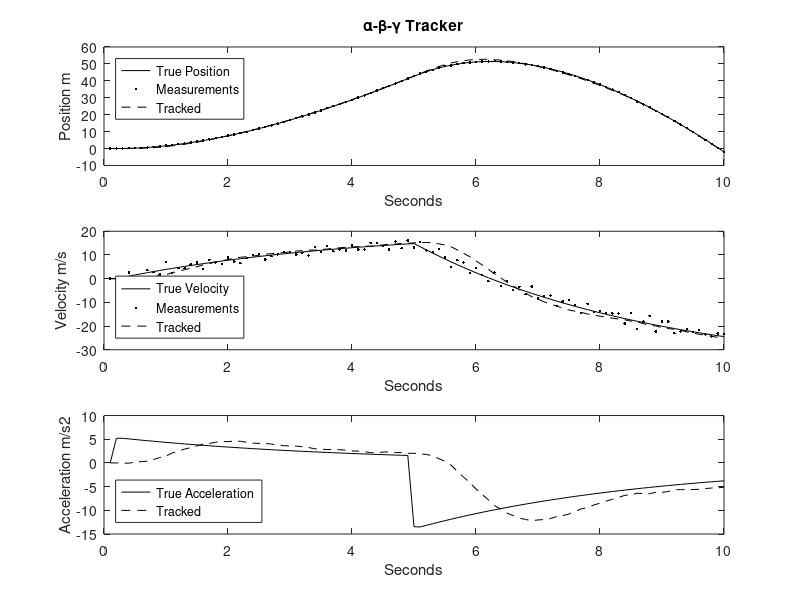
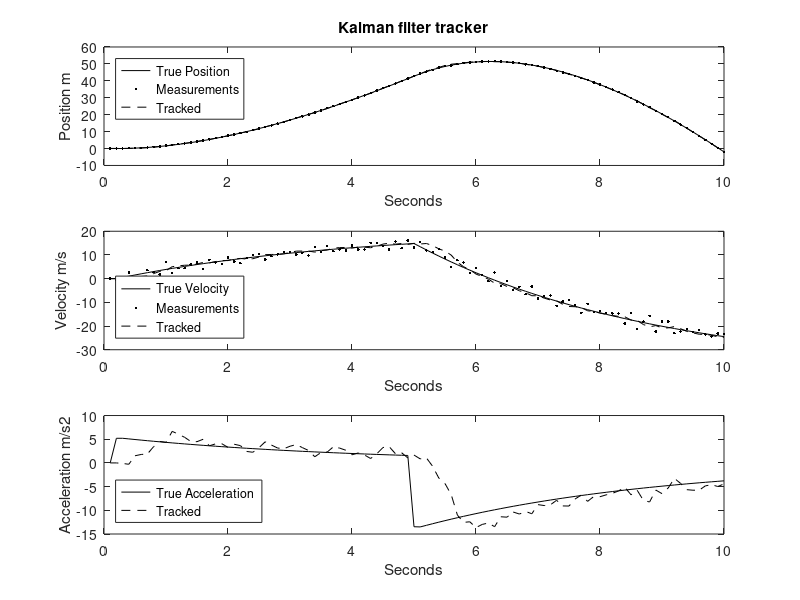

Write MATLAB code to recreate these figures, in order.
npts=100;
xtrue=zeros(size([1,npts]));
vtrue=zeros(size([1,npts]));
atrue=zeros(size([1:npts]));
xtrue(1)=0;
vtrue(1)=0;
atrue(1)=0;

agravity=9.801;
drag=.25;
arocket=15;
burnout=50;
dt=.1;
t=dt:dt:npts*dt;

% rocket Newtonian motion

for k=2:burnout,
	atrue(k)=arocket-agravity-drag*vtrue(k-1);
	vtrue(k)=vtrue(k-1)+atrue(k-1).*dt;
	xtrue(k)=xtrue(k-1)+vtrue(k-1).*dt+.5.*atrue(k-1).*dt^2;
end
for k=burnout:100,
	atrue(k)=-agravity-drag*vtrue(k-1);
	vtrue(k)=vtrue(k-1)+atrue(k-1).*dt;
	xtrue(k)=xtrue(k-1)+vtrue(k-1).*dt+.5.*atrue(k-1).*dt^2;
end

xmeas=zeros(size([1,npts]));
vmeas=zeros(size([1,npts]));
ameas=zeros(size([1:npts]));

%s0=3;
s0=0.1;         % low measurement noise
sigmaw = s0;	% measurement noise variance

xmeas(1)=xtrue(1)+randn.*sigmaw;
vmeas(1)=xmeas(1);
ameas(1)=vmeas(1);
burston = 0;		% flag for noise burst

for k=2:npts,
	if k>70 && k<80 && burston == 1
		sigmaw=40;
	else
		sigmaw=s0;
	end
	xmeas(k)=xtrue(k)+randn.*sigmaw;
	vmeas(k)=(xmeas(k)-xmeas(k-1))./dt;	% these are for comparison only
	ameas(k)=(vmeas(k)-vmeas(k-1))./dt;
end

xpred=zeros(size([1,npts]));
vpred=zeros(size([1,npts]));
apred=zeros(size([1:npts]));

xupdat=zeros(size([1,npts]));
vupdat=zeros(size([1,npts]));
aupdat=zeros(size([1:npts]));

%sigmav=13;		% high process noise std dev (13 optimal for abg)
sigmav=1;		% low process noise std dev (13 optimal for abg)

% alpha-beta-gamma tracker

xupdat(1)=xmeas(1);
vupdat(1)=0;
aupdat(1)=0;
trkburst = 0;

for k=2:npts,

	if k>70 && k<80 && trkburst == 1
		sigmaw=40;
	else
		sigmaw=s0;
	end
	l=sigmav*dt^2/sigmaw;				% maneuverability
	b=.25*(l^2+4*l-l*sqrt(l^2+8*l));	% beta
	a=sqrt(2*b)-b/2;					% alpha
	g=b^2/a;							% gamma

	xpred(k)=xupdat(k-1) + dt.*vupdat(k-1) + (.5*dt^2).*aupdat(k-1);
	vpred(k)=vupdat(k-1) + dt.*aupdat(k-1);
	apred(k)=aupdat(k-1);

%	xpred(k)=xupdat(k-1) + dt.*vupdat(k-1);  % a-b only
%	vpred(k)=vupdat(k-1);

	error=xmeas(k)-xpred(k);

	xupdat(k)=xpred(k)+a*error;
	vupdat(k)=vpred(k)+b*error/dt;
	aupdat(k)=apred(k)+g*error/(2*dt^2); 
end

figure(1);
subplot(3,1,1), plot(t,xtrue,'k',t,xmeas,'.k',t,xpred,'--k');
ylabel('Position m');
xlabel('Seconds');
legend('True Position','Measurements','Tracked','Location','NorthWest');
title('\alpha-\beta-\gamma Tracker');

subplot(3,1,2), plot(t,vtrue,'k',t,vmeas,'.k',t,vpred,'--k');
ylabel('Velocity m/s');
xlabel('Seconds');
legend('True Velocity','Measurements','Tracked','Location','SouthWest');

subplot(3,1,3), plot(t,atrue,'k',t,apred,'--k');
ylabel('Acceleration m/s2');
xlabel('Seconds');
legend('True Acceleration','Tracked','Location','SouthWest');

% Kalman filter
% sigmaw is measurement std (position only)
% sigmav is process noise (assume white jerk - piecewise const accel)

sigmav=1;		% process noise for Kalman that works well
%sigmav=13;		% process noise for Kalman that works well


F = [1 dt .5*dt*dt ; 
	 0 1  dt;
     0 0  1]; 							% state transistion matrix

R = sigmaw^2;							% 1x1 measurement covariance

Q = sigmav^2.*[.25*dt^4 .5*dt^3 .5*dt^2; 
				.5*dt^3  dt^2    dt;
				.5*dt^2  dt      1];	% process covariance

H = [1 0 0];							% measurement matrix

xu=zeros([3 1]);	% a posteriori updated state vector
xp=zeros([3 1]);	% a priori predicted state vector
Pu=zeros([3 3]);	% updated state error covariance
Pp=zeros([3 3]);	% predicted state covariance
K=zeros([3 1]);		% Kalman gain vector
S=zeros([1 1]);
I=zeros([3 3]);
for k=1:3,
	I(k,k)=1;
end;

xku=zeros([3,npts]);	% updated and predicted states
xkp=zeros([3,npts]);	% for plotting
zp=zeros([1,npts]);		% predicted measurements
ep=zeros([1,npts]);		% measurement prediction error

% initialization 
xu(1)=xmeas(1);
xku(:,1)=xu;
xkp(:,1)=xu;
Pu=Q;

for k=2:npts,

	if k>70 && k<80 && trkburst == 1
		sigmaw=40;
	else
		sigmaw=s0;
	end
	R = sigmaw^2;		% 1x1 measurement covariance


	xp=F*xu;
	Pp=F*Pu*F' + Q;
	zp=H*xp;
	ep=xmeas(k) - zp;
	S=H*Pp*H' + R;
	K=Pp*H'*S^(-1);
	xu=xp + K*ep;
%	Pu=Pp - K*S*K';
    Pu=(I-K*H)*Pp*(I-K*H)' + K*R*K';	% Joseph form (cleaner)
    
	xku(:,k)=xu;
	xkp(:,k)=xp;

end;

figure(2);
subplot(3,1,1), plot(t,xtrue,'k',t,xmeas,'.k',t,xkp(1,:),'--k');
ylabel('Position m');
xlabel('Seconds');
legend('True Position','Measurements','Tracked','Location','NorthWest');
title('Kalman filter tracker');

subplot(3,1,2), plot(t,vtrue,'k',t,vmeas,'.k',t,xkp(2,:),'--k');
ylabel('Velocity m/s');
xlabel('Seconds');
legend('True Velocity','Measurements','Tracked','Location','SouthWest');

subplot(3,1,3), plot(t,atrue,'k',t,xkp(3,:),'--k');
ylabel('Acceleration m/s2');
xlabel('Seconds');
legend('True Acceleration','Tracked','Location','SouthWest');
